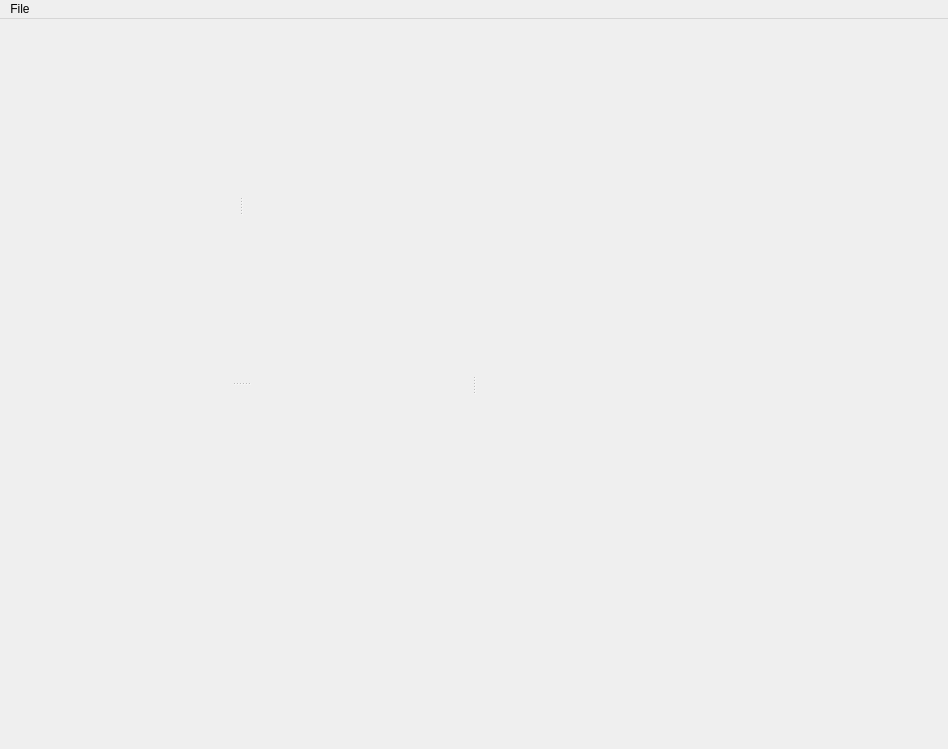
<?xml version="1.0" encoding="UTF-8"?>
<ui version="4.0">
 <class>MainWindow</class>
 <widget class="QMainWindow" name="MainWindow">
  <property name="geometry">
   <rect>
    <x>0</x>
    <y>0</y>
    <width>948</width>
    <height>749</height>
   </rect>
  </property>
  <property name="windowTitle">
   <string>lyse - the labscript suite</string>
  </property>
  <property name="windowIcon">
   <iconset resource="../../Anaconda/Lib/site-packages/qtutils/icons/icons.qrc">
    <normaloff>:/qtutils/custom/lyse.png</normaloff>:/qtutils/custom/lyse.png</iconset>
  </property>
  <property name="styleSheet">
   <string notr="true"/>
  </property>
  <property name="unifiedTitleAndToolBarOnMac">
   <bool>false</bool>
  </property>
  <widget class="QWidget" name="centralwidget">
   <property name="styleSheet">
    <string notr="true">QPushButton {
     border: none;
     padding: 4px;
 }

QPushButton:hover {
     background-color: qlineargradient(x1: 0, y1: 0, x2: 0, y2: 1,
                                       stop: 0 #f6f7fa, stop: 1 #dadbde);
     border: 1px solid #8f8f91;
     border-radius: 3px;
 }

 QPushButton:pressed {
     background-color: qlineargradient(x1: 0, y1: 0, x2: 0, y2: 1,
                                       stop: 0 #dadbde, stop: 1 #f6f7fa);
     border: 1px solid #8f8f91;
     border-radius: 3px;
 }

QPushButton:checked {
     background-color: #dadbde;
     border: 1px solid #8f8f91;
     border-radius: 3px;
 }

QPushButton:hover:checked {
     background-color: qlineargradient(x1: 0, y1: 0, x2: 0, y2: 1,
                                       stop: 0 #dadbde, stop: 1 #f6f7fa);
     border: 1px solid #8f8f91;
     border-radius: 3px;
 }

QToolButton {
     border: none;
     padding: 2px;
 }

QToolButton:hover {
     background-color: qlineargradient(x1: 0, y1: 0, x2: 0, y2: 1,
                                       stop: 0 #f6f7fa, stop: 1 #dadbde);
     border: 1px solid #8f8f91;
     border-radius: 3px;
 }

 QToolButton:pressed {
     background-color: qlineargradient(x1: 0, y1: 0, x2: 0, y2: 1,
                                       stop: 0 #dadbde, stop: 1 #f6f7fa);
     border: 1px solid #8f8f91;
     border-radius: 3px;
 }

QToolButton:checked {
     background-color: #dadbde;
     border: 1px solid #8f8f91;
     border-radius: 3px;
 }

QToolButton:hover:checked {
     background-color: qlineargradient(x1: 0, y1: 0, x2: 0, y2: 1,
                                       stop: 0 #dadbde, stop: 1 #f6f7fa);
     border: 1px solid #8f8f91;
     border-radius: 3px;
 }
</string>
   </property>
   <layout class="QVBoxLayout" name="verticalLayout_5">
    <item>
     <widget class="QSplitter" name="splitter_horizontal">
      <property name="orientation">
       <enum>Qt::Horizontal</enum>
      </property>
      <widget class="QSplitter" name="splitter_vertical">
       <property name="orientation">
        <enum>Qt::Vertical</enum>
       </property>
       <widget class="QSplitter" name="splitter">
        <property name="orientation">
         <enum>Qt::Horizontal</enum>
        </property>
        <widget class="QWidget" name="verticalLayoutWidget">
         <layout class="QVBoxLayout" name="verticalLayout_singleshot_routinebox"/>
        </widget>
        <widget class="QWidget" name="verticalLayoutWidget_2">
         <layout class="QVBoxLayout" name="verticalLayout_multishot_routinebox"/>
        </widget>
       </widget>
       <widget class="QWidget" name="verticalLayoutWidget_3">
        <layout class="QVBoxLayout" name="verticalLayout_filebox"/>
       </widget>
      </widget>
      <widget class="QWidget" name="verticalLayoutWidget_4">
       <layout class="QVBoxLayout" name="verticalLayout_output_box"/>
      </widget>
     </widget>
    </item>
   </layout>
  </widget>
  <widget class="QMenuBar" name="menuBar">
   <property name="geometry">
    <rect>
     <x>0</x>
     <y>0</y>
     <width>948</width>
     <height>21</height>
    </rect>
   </property>
   <widget class="QMenu" name="menuFile">
    <property name="title">
     <string>File</string>
    </property>
    <addaction name="actionLoad_configuration"/>
    <addaction name="actionRevert_configuration"/>
    <addaction name="actionSave_configuration"/>
    <addaction name="actionSave_configuration_as"/>
    <addaction name="separator"/>
    <addaction name="actionSave_dataframe"/>
    <addaction name="actionLoad_dataframe"/>
    <addaction name="separator"/>
    <addaction name="actionQuit"/>
   </widget>
   <addaction name="menuFile"/>
  </widget>
  <action name="actionLoad_configuration">
   <property name="icon">
    <iconset resource="../../Anaconda/Lib/site-packages/qtutils/icons/icons.qrc">
     <normaloff>:/qtutils/fugue/folder-open.png</normaloff>:/qtutils/fugue/folder-open.png</iconset>
   </property>
   <property name="text">
    <string>Load configuration</string>
   </property>
   <property name="shortcut">
    <string>Ctrl+O</string>
   </property>
  </action>
  <action name="actionSave_configuration_as">
   <property name="enabled">
    <bool>false</bool>
   </property>
   <property name="icon">
    <iconset resource="../../Anaconda/Lib/site-packages/qtutils/icons/icons.qrc">
     <normaloff>:/qtutils/fugue/disk--plus.png</normaloff>:/qtutils/fugue/disk--plus.png</iconset>
   </property>
   <property name="text">
    <string>Save as...</string>
   </property>
   <property name="shortcut">
    <string>Ctrl+Shift+S</string>
   </property>
  </action>
  <action name="actionQuit">
   <property name="icon">
    <iconset resource="../../Anaconda/Lib/site-packages/qtutils/icons/icons.qrc">
     <normaloff>:/qtutils/fugue/cross-button.png</normaloff>:/qtutils/fugue/cross-button.png</iconset>
   </property>
   <property name="text">
    <string>Quit</string>
   </property>
   <property name="shortcut">
    <string>Ctrl+Q</string>
   </property>
  </action>
  <action name="actionSave_configuration">
   <property name="icon">
    <iconset resource="../../Anaconda/Lib/site-packages/qtutils/icons/icons.qrc">
     <normaloff>:/qtutils/fugue/disk.png</normaloff>:/qtutils/fugue/disk.png</iconset>
   </property>
   <property name="text">
    <string>Save configuration</string>
   </property>
   <property name="shortcut">
    <string>Ctrl+S</string>
   </property>
  </action>
  <action name="actionSave_dataframe">
   <property name="icon">
    <iconset>
     <normaloff>:/qtutils/fugue/disk.png</normaloff>:/qtutils/fugue/disk.png</iconset>
   </property>
   <property name="text">
    <string>Save dataframe</string>
   </property>
  </action>
  <action name="actionLoad_dataframe">
   <property name="icon">
    <iconset>
     <normaloff>:/qtutils/fugue/folder-open.png</normaloff>:/qtutils/fugue/folder-open.png</iconset>
   </property>
   <property name="text">
    <string>Load dataframe</string>
   </property>
  </action>
  <action name="actionRevert_configuration">
   <property name="enabled">
    <bool>false</bool>
   </property>
   <property name="icon">
    <iconset resource="../../Anaconda/Lib/site-packages/qtutils/icons/icons.qrc">
     <normaloff>:/qtutils/fugue/arrow-curve-180-left.png</normaloff>:/qtutils/fugue/arrow-curve-180-left.png</iconset>
   </property>
   <property name="text">
    <string>Revert configuration</string>
   </property>
  </action>
 </widget>
 <resources>
  <include location="../../Anaconda/Lib/site-packages/qtutils/icons/icons.qrc"/>
 </resources>
 <connections/>
</ui>
